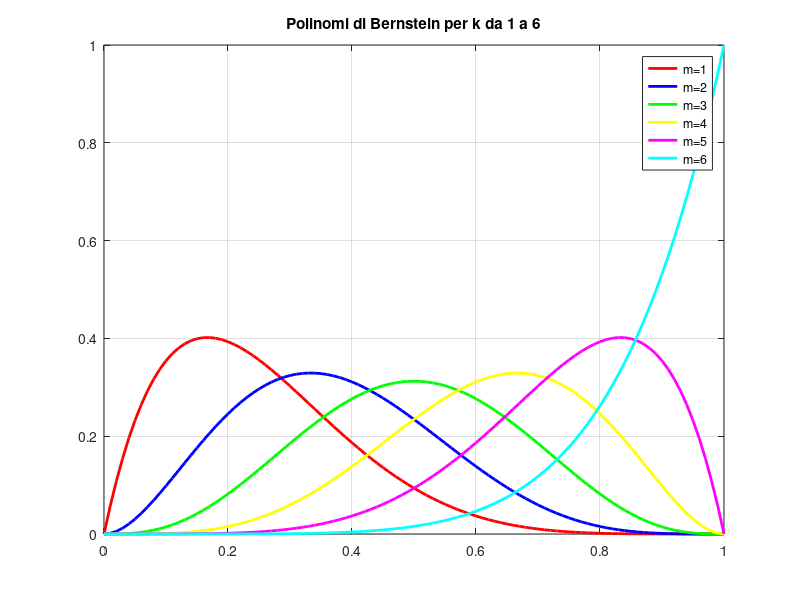
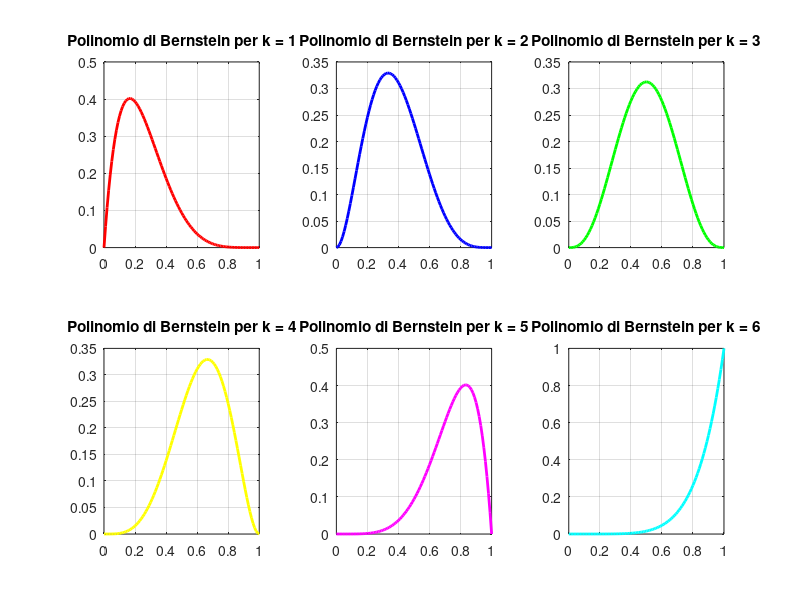
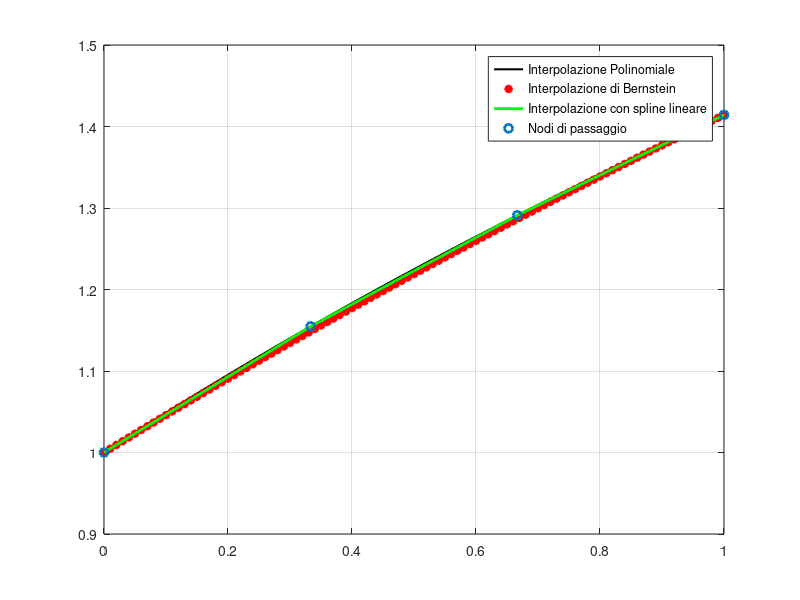

The MATLAB source for these figures, in order:
color = ['r','b','g','y','m','c'];

%%% Valuta i polinomi di Bernstein  per t in [0,1] noti k e n  %%%%

function [ber]=bernstein(n,k)
  i=0;
  if k == 0
    coef=1 ;
  else
    coef=prod([1:n])/(prod([1:k])*prod([1:n-k]));
  end
  for t=0:0.01:1
    i=i+1;
    ber(i)=coef*t^k*(1-t)^(n-k);
  endfor
endfunction


%%% Bnk per k =1:n fissato n %%%

n=6;

for k=1:n
 B(k,:) = bernstein(n,k);
endfor


x = 0:0.01:1;


for i=1:n
 plot(x,B(i,:),'linewidth',2,color(i))
 legend([" m = " num2str(i)])
 grid on
 hold on
endfor
title(" Polinomi di Bernstein per k da 1 a 6 ");
hold off
legend("m=1","m=2","m=3","m=4","m=5","m=6")

figure 2
for i=1:n
 subplot(2,3,i)
 plot(x,B(i,:),'linewidth',2,color(i))
 grid on
 title([ "Polinomio di Bernstein per k = " num2str(i) ]);
endfor







%%%%%%%%%%%%%%%%%%%%%%
%%% SECONDA PARTE %%%%
%%%%%%%%%%%%%%%%%%%%%%






n=4;

f = inline('sqrt(x+1)');
x = linspace(0,1,n);
y = f(x);

xx = 0:0.01:1;
yy = interp1(x,y,xx);

P = polyfit(x,f(x),3);
Pv = polyval(P,xx);

berValues = zeros(101, 1);
for i = 0:3
berValues = berValues + f(i/3).*bernstein(3,i)';
end

figure 3
plot(xx,Pv,'linewidth',1.5,'k',xx,berValues,'linewidth',2,'r*',xx,yy,'linewidth',2,'g',x,y,'o','linewidth',2);
legend('Interpolazione Polinomiale','Interpolazione di Bernstein','Interpolazione con spline lineare','Nodi di passaggio')
grid on
